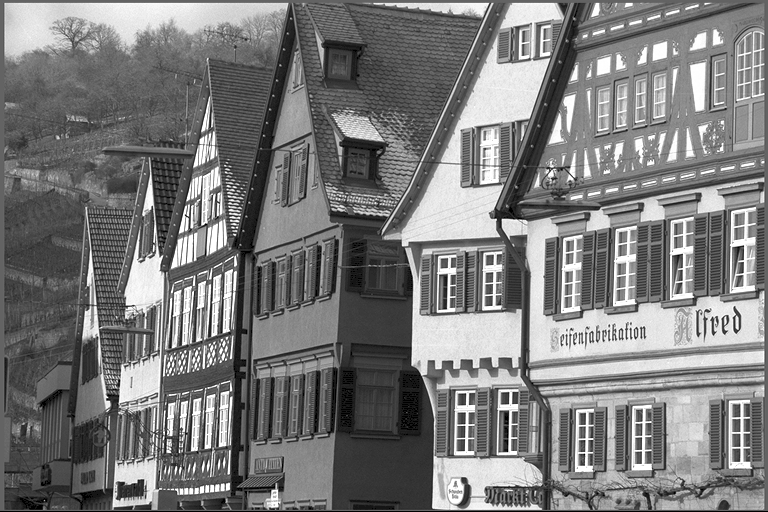
#> input picture image.png, 768 x 512 px
$ python edge_detection.py
#> lines starting #> are read from the running program, lines starting #| are printed output that depends on the picture
import numpy as np
from matplotlib import pyplot as plt
from numpy import ndarray
from PIL import Image
from scipy import ndimage
from scipy.signal import convolve
import matplotlib

matplotlib.pyplot.switch_backend('Agg')

# RGB colors can vary between 0 and 255
pixel_min = 0.0
pixel_max = 255.0

def convolve_nd(array: ndarray, kernel: ndarray, mode: str = "same"):
    """
    array: ndarray
        Input array corresponding to a grayscale image
    kernel: ndarray
        Kernel to compute the gradient in x or y as per Sobel Edge Detector
    mode: str
        The default convolution mode. Note that cuNumeric only
        supports the convolution mode "same".

    Notes:
        Check https://homepages.inf.ed.ac.uk/rbf/HIPR2/sobel.htm
        for more information on Sobel Edge Detector

        The image was taken from:
        https://docs.nvidia.com/vpi/algo_canny_edge_detector.html
    """
    if np.__name__ == "cunumeric":
        return np.convolve(array, kernel, mode)
    return convolve(array, kernel, mode)


# Read the image and convert to grayscale
image = np.array(Image.open("image.png").convert("L"))
#> image is the input picture: shape (512, 768); min 0, max 255, mean 123

kernel_x = np.array([[-1, 0, 1], [-2, 0, 2], [-1, 0, 1]])
kernel_y = np.array([[1, 2, 1], [0, 0, 0], [-1, -2, -1]])

# Apply the Sobel kernels
grad_x = convolve_nd(image, kernel_x, mode="same")
#> in convolve_nd, `return convolve(array, kernel, mode)`:
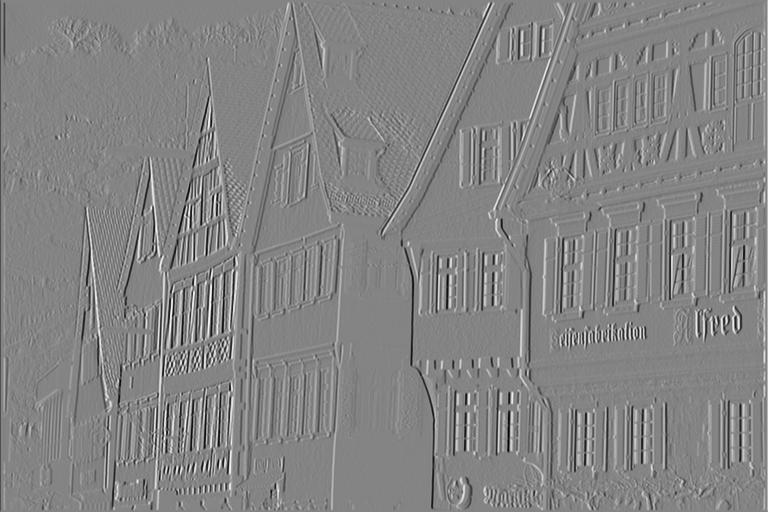
#> returned value: shape (512, 768) int64; min -1020, max 948, mean 0; drawn with min black and max white
grad_y = convolve_nd(image, kernel_y, mode="same")
#> call 2 of convolve_nd, with kernel = array of shape (3, 3), mode = 'same'
#> in convolve_nd (call 2), `return convolve(array, kernel, mode)`:
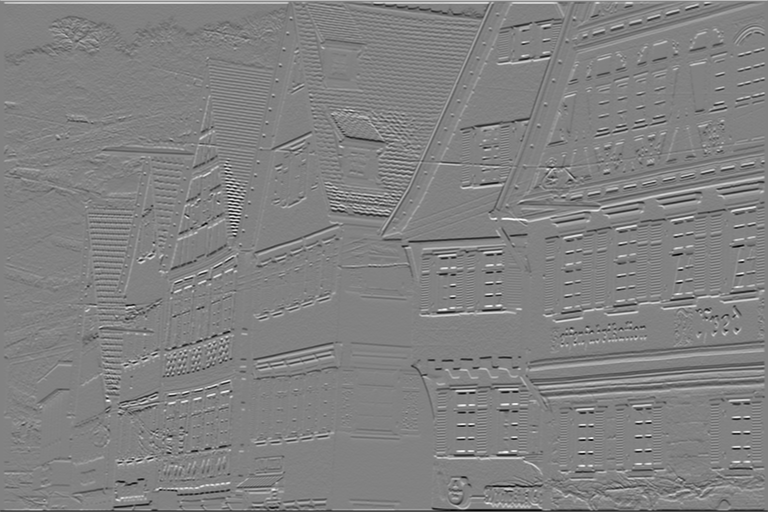
#> returned value: shape (512, 768) int64; min -969, max 933, mean -0.8; drawn with min black and max white

# Edges are computed from normalized absolute gradients
edges = np.sqrt(grad_x**2 + grad_y**2)
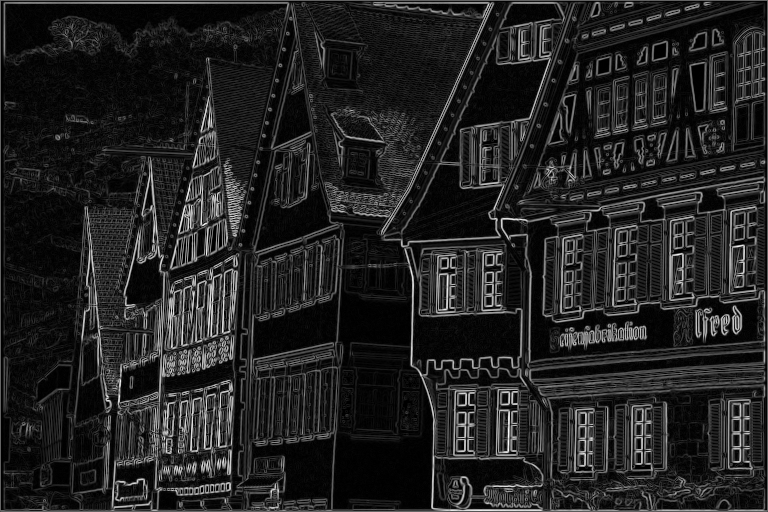
#> edges: shape (512, 768) float64; min 0, max 1020.2, mean 138.8; drawn with min black and max white
edges *= pixel_max / np.max(edges)
edges = edges.astype(int)


plt.subplot(121)
plt.imshow(image)
plt.title("Row of houses")
plt.xticks([]), plt.yticks([])

plt.subplot(122)
plt.imshow(edges, cmap="gray")
plt.title("Edges on a row of houses")
plt.xticks([]), plt.yticks([])
plt.savefig("edges_houses.png")
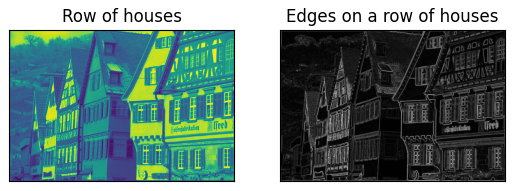
#> figure drawn by matplotlib, 2 panels
